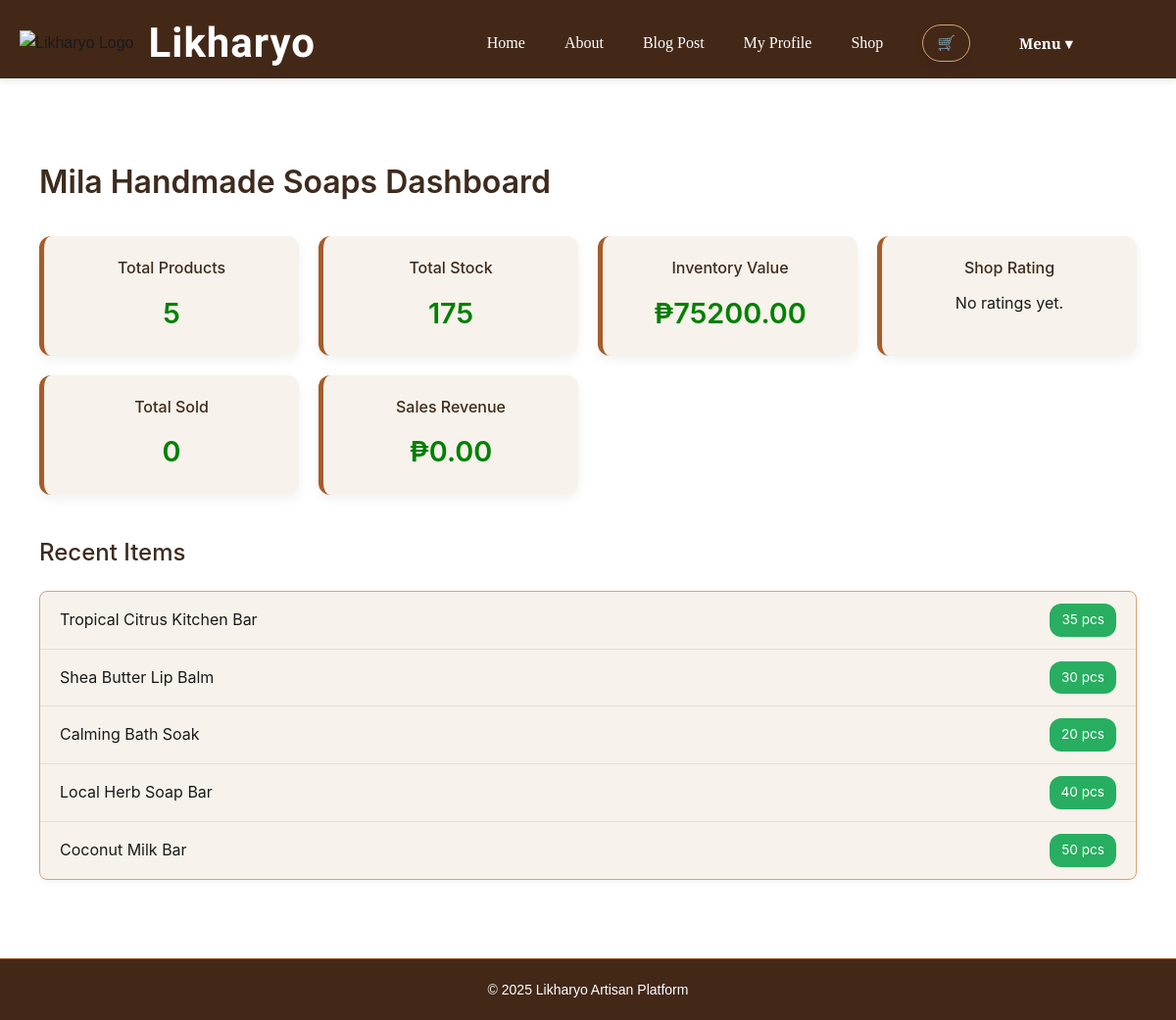
Page /dashboard (signed in) on the committed database.
### models.py (models this page shows, shortened)
class Shop(db.Model):
    __tablename__ = 'shops'
    shop_id = db.Column(db.Integer, primary_key=True)
    name = db.Column(db.String(150), nullable=False)
    description = db.Column(db.Text, nullable=True)
    owner_id = db.Column(db.Integer, db.ForeignKey('users.user_id'), nullable=False)
    parent_shop_id = db.Column(db.Integer, db.ForeignKey('shops.shop_id'), nullable=True)
    items = db.relationship('Item', backref='shop', lazy=True)

class Item(db.Model):
    __tablename__ = 'items'
    item_id = db.Column(db.Integer, primary_key=True)
    name = db.Column(db.String(150), nullable=False)
    description = db.Column(db.Text, nullable=True)
    price = db.Column(db.Float, nullable=False)
    stock = db.Column(db.Integer)
    img_url = db.Column(db.String(250), nullable=True)
    category_id = db.Column(db.Integer, db.ForeignKey('category.id'), nullable=False)
    shop_id = db.Column(db.Integer, db.ForeignKey('shops.shop_id'), nullable=False)

### views.py (the view)
@views_bp.route('/dashboard')
@login_required
def dashboard():
    try:
        if not current_user.shops:
            flash("You don't have a shop yet. Please create one first.", "warning")
            return redirect(url_for("views.create_shop"))
        shop = current_user.shops[0]
        total_items = (
            db.session.query(func.count(Item.item_id))
            .filter_by(shop_id=shop.shop_id)
            .scalar()
        )
        total_stock = (
            db.session.query(func.sum(Item.stock))
            .filter_by(shop_id=shop.shop_id)
            .scalar() or 0
        )
        total_value = (
            db.session.query(func.sum(Item.price * Item.stock))
            .filter_by(shop_id=shop.shop_id)
            .scalar() or 0
        )
        avg_rating = None
        if shop.ratings:
            avg_rating = sum(r.value for r in shop.ratings) / len(shop.ratings)
        recent_items = (
            Item.query.filter_by(shop_id=shop.shop_id)
            .order_by(Item.item_id.desc())
            .limit(5)
            .all()
        )
        total_sold = (
            db.session.query(func.sum(OrderItem.quantity))
            .join(Order)
            .filter(Order.shop_id == shop.shop_id, Order.status == "shipped")
            .scalar() or 0
        )
        sales_value = (
            db.session.query(func.sum(OrderItem.price * OrderItem.quantity))
            .join(Order)
            .filter(Order.shop_id == shop.shop_id, Order.status == "shipped")
            .scalar() or 0
        )
        return render_template(
            'dashboard.html',
            shop=shop,
            total_items=total_items,
            total_stock=total_stock,
            total_value=total_value,
            avg_rating=avg_rating,
            recent_items=recent_items,
            total_sold=total_sold,
            sales_value=sales_value
        )
    except Exception as e:
        db.session.rollback()  # rollback if query fails
        current_app.logger.error(f"Error loading dashboard for user {current_user.user_id}: {e}")
        flash("An error occurred while loading your dashboard.", "danger")
        return redirect(url_for("views.home"))

### app.py (called while the page is built)
@login_manager.user_loader
def load_user(user_id):
    return User.query.get(int(user_id))

### templates/dashboard.html (shortened to what this page needs)
{% extends "base.html" %}
{% block extra_css %}
    <link rel="stylesheet" href="{{ url_for('static', filename='dashboard.css') }}" />
{% endblock %}
{% block content %}
<div class="container">
    <h2>{{ shop.name }} Dashboard</h2>
    <div class="summary-grid">
        <div class="card">
            <h5>Total Products</h5>
            <h2>{{ total_items }}</h2>
        </div>
        <div class="card">
            <h5>Total Stock</h5>
            <h2>{{ total_stock }}</h2>
        </div>
        <div class="card">
            <h5>Inventory Value</h5>
            <h2>₱{{ "%.2f"|format(total_value) }}</h2>
        </div>
        <div class="card">
            <h5>Shop Rating</h5>
            {% if avg_rating %}
                <div class="stars">
                    {% for i in range(avg_rating|int) %}
                        ⭐
                    {% endfor %}
                </div>
                <p class="rating-number">{{ "%.1f"|format(avg_rating) }}/5</p>
            {% else %}
                <p>No ratings yet.</p>
            {% endif %}
                </div>
        <div class="card">
            <h5>Total Sold</h5>
            <h2>{{ total_sold }}</h2>
        </div>
        <div class="card">
            <h5>Sales Revenue</h5>
            <h2>₱{{ "%.2f"|format(sales_value) }}</h2>
        </div>
    </div>
    <h3>Recent Items</h3>
    <ul class="recent-list">
        {% for item in recent_items %}
        <li class="recent-item">
            <span>{{ item.name }}</span>
            <span class="badge">{{ item.stock }} pcs</span>
        </li>
        {% endfor %}
    </ul>
</div>
{% endblock %}

### static/base.css (style rules this page uses)
* { margin: 0; padding: 0; box-sizing: border-box; }
body { font-family: 'Poppins', sans-serif; background: linear-gradient(190deg, #f5ebe0); color: #1a1a1a; line-height: 1.6; display: flex; flex-direction: column; min-height: 100vh; }
.card { background: #fff; color: #1a1a1a; border-left: 5px solid #a65c2a; border-radius: 12px; padding: 24px; box-shadow: 0 4px 12px rgba(0,0,0,0.1); }

### static/dashboard.css (style rules this page uses)
.container { max-width: 1200px; margin: 40px auto; padding: 0 20px; font-family: 'Inter', 'Segoe UI', Roboto, sans-serif; }
h2 { font-size: 2rem; font-weight: 600; margin-bottom: 30px; color: #3e2b1e; }
h3 { font-size: 1.5rem; font-weight: 500; margin: 40px 0 20px; color: #3e2b1e; }
.summary-grid { display: grid; grid-template-columns: repeat(auto-fit, minmax(220px, 1fr)); gap: 20px; border-left: blue; margin-bottom: 40px; }
.card { background: #f7f2eb; border-radius: 12px; box-shadow: 0 4px 12px rgba(0,0,0,0.06); padding: 20px; text-align: center; }
.card h5 { font-size: 1rem; font-weight: 500; color: #3e2b1e; margin-bottom: 10px; }
.card h2 { font-size: 1.8rem; font-weight: 6 00; margin: 0; color: green; }
.recent-list { list-style: none; padding: 0; margin: 0; background: #f7f2eb; border: 1px solid #d2a679; border-radius: 8px; box-shadow: 0 2px 6px rgba(0,0,0,0.05); }
.recent-item { display: flex; justify-content: space-between; align-items: center; padding: 12px 20px; border-bottom: 1px solid #e0e0e0; }
.recent-item:last-child { border-bottom: none; }
.badge { background: #27ae60; color: #fff; padding: 6px 12px; border-radius: 12px; font-size: 0.85rem; }

### rows in the picture
Shop: name "Mila Handmade Soaps"
Item: name "Tropical Citrus Kitchen Bar", stock "35"
Item: name "Shea Butter Lip Balm", stock "30"
Item: name "Calming Bath Soak", stock "20"
Item: name "Local Herb Soap Bar", stock "40"
Item: name "Coconut Milk Bar", stock "50"

### other values in the picture
{{ total_items }} "5"
{{ total_stock }} "175"
{{ "%.2f"|format(total_value) }} "75200.00"
{{ total_sold }} "0"
{{ "%.2f"|format(sales_value) }} "0.00"
